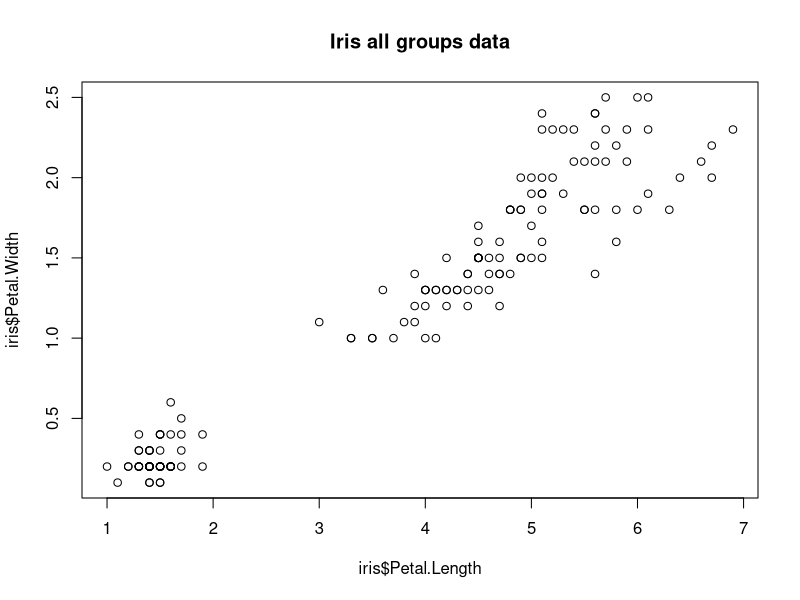
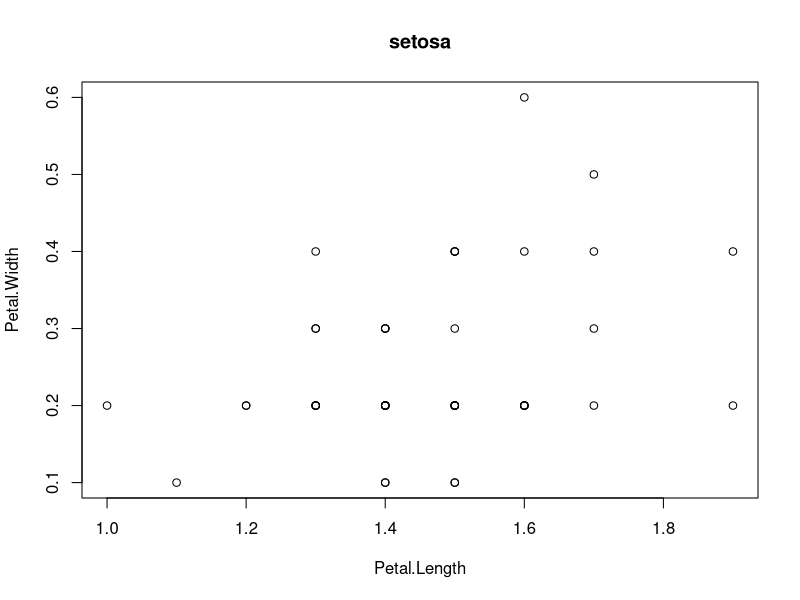
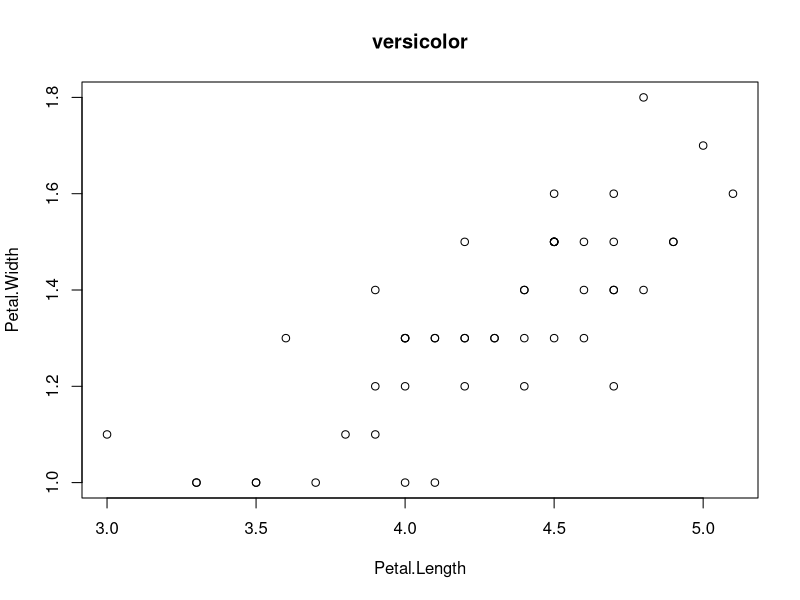
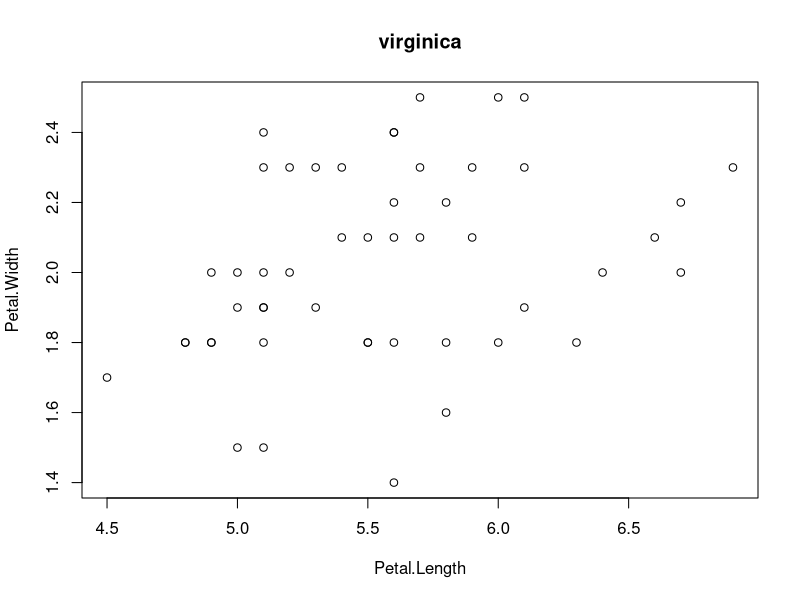
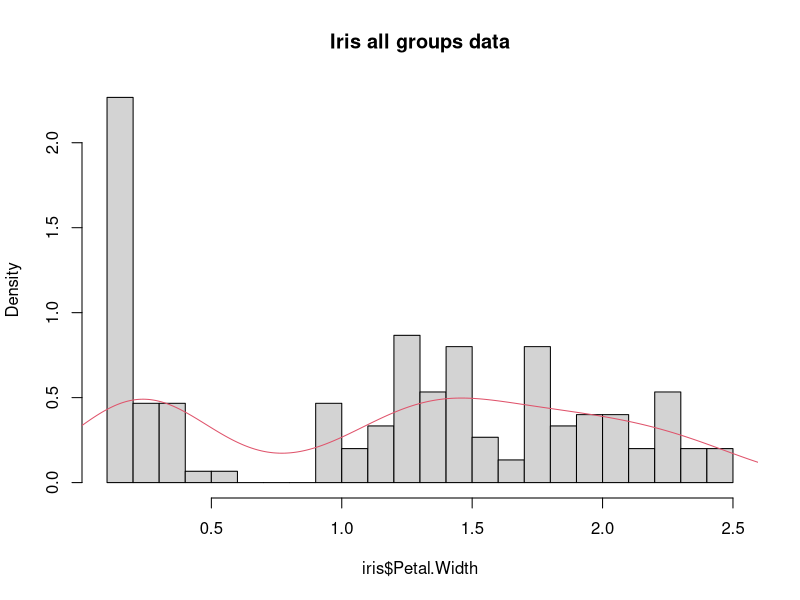
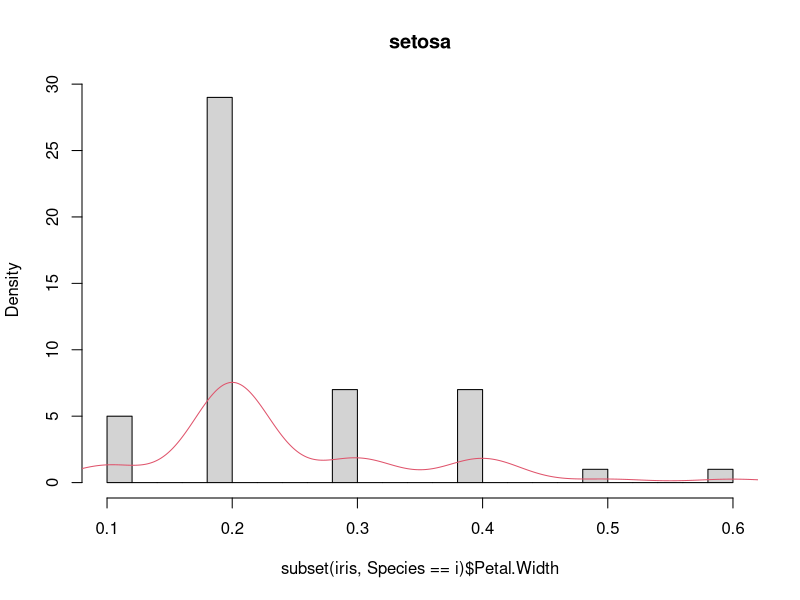
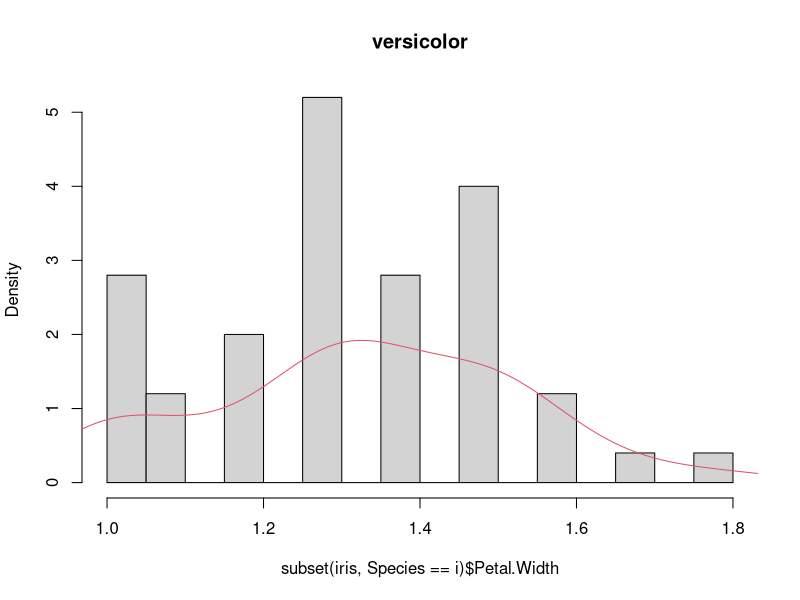
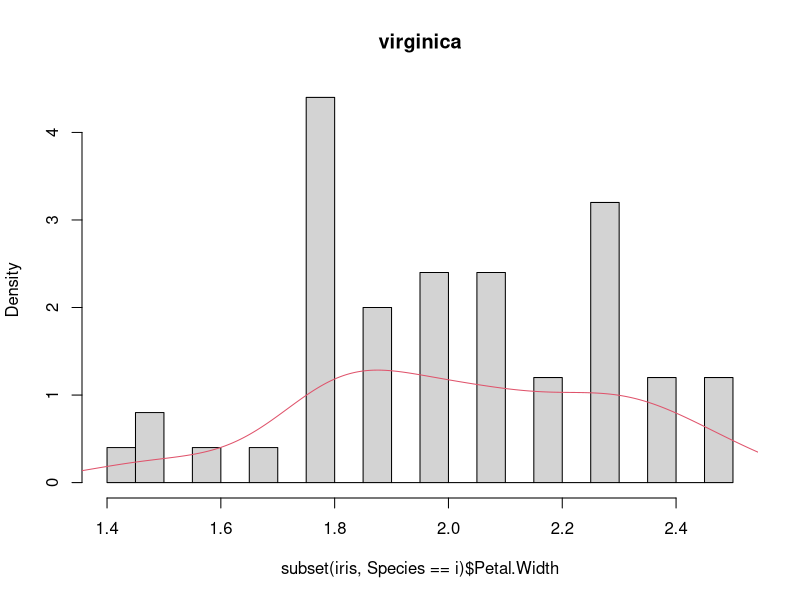

The R script that drew these images, in order:

# скаттерплоты

# по всем группам
plot(iris$Petal.Length, iris$Petal.Width, main="Iris all groups data")

# по каждой в отдельности
for (i in unique(iris$Species)) {
  plot(subset(iris, Species == i)[3:4],  main = i)
}

# оценка плотности
# по всем группам
hist(iris$Petal.Width, prob = 1, breaks = 20, main = "Iris all groups data")
lines(density(iris$Petal.Width, kernel = "gaussian"), col = 2)

# по каждой в отдельности
for (i in unique(iris$Species)) {
  hist(subset(iris, Species == i)$Petal.Width, prob = 1, breaks = 20, main = i)
  lines(density(subset(iris, Species == i)$Petal.Width, kernel="gaussian"), col = 2)
}

# эмпирическая ф-я распределения
# по всем группам
plot(ecdf(iris$Petal.Width), main = "Empirical distribution function of iris data")

# по каждой в отдельности
for (i in unique(iris$Species)) {
  plot(ecdf(subset(iris, Species == i)$Petal.Width), main = i)
}

